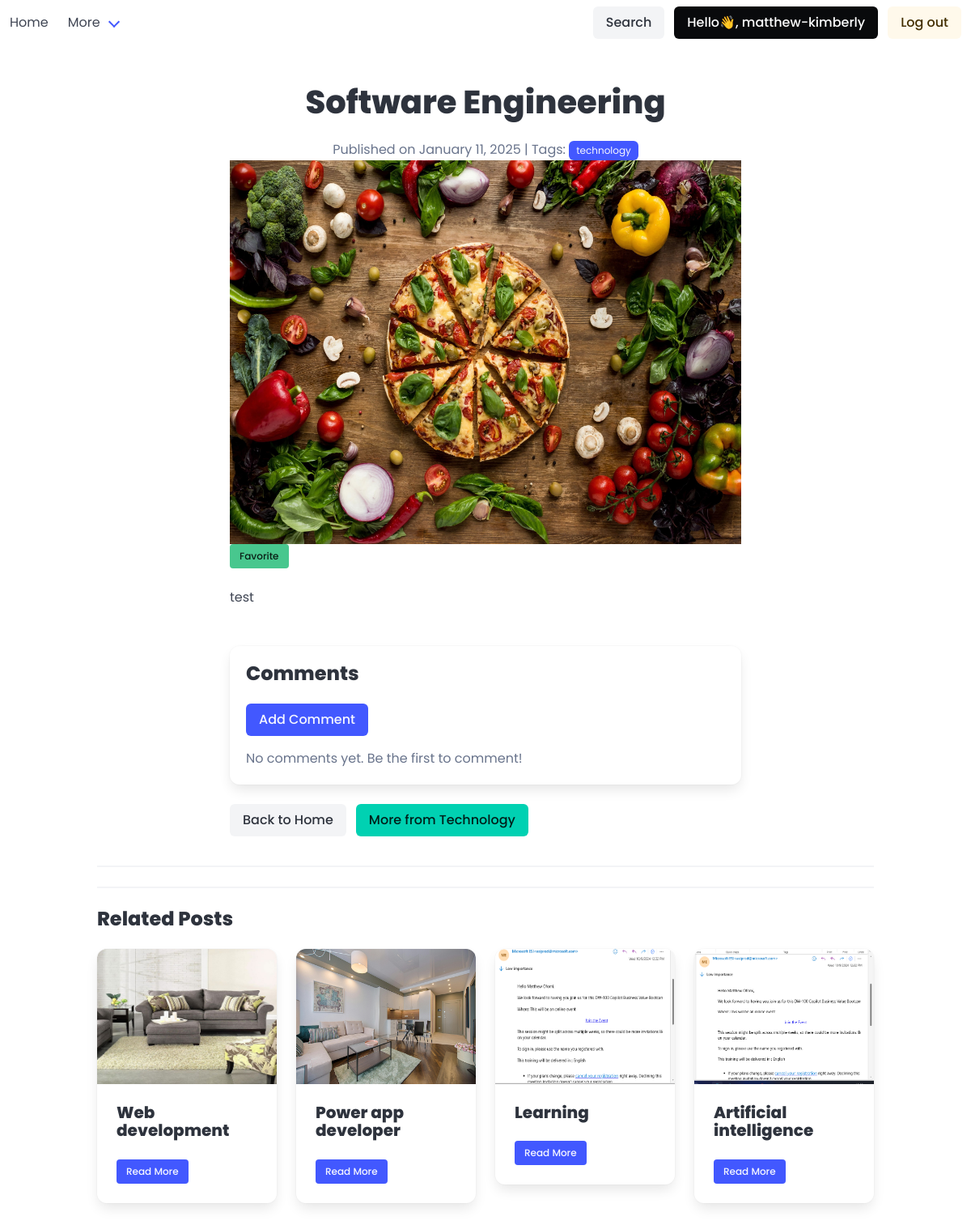
Page /software-engineering/ (signed in) on the committed database.
### base/models.py (models this page shows, shortened)
class Post(models.Model):
    title = models.CharField(max_length=300,verbose_name='Title')
    slug = models.SlugField(unique=True)
    content = RichTextUploadingField(verbose_name='Content')
    author = models.CharField(verbose_name="Created by", default="Anonymous",max_length=200)
    status = models.CharField(choices =STATUS_CHOICES,default='draft',max_length=10,verbose_name='status')
    publication_date = models.DateTimeField(verbose_name='Created',default=now)
    category = models.ForeignKey(Category,on_delete= models.CASCADE,verbose_name='Category')
    picture = models.ImageField(upload_to='uploads/%Y/%m/%d',null=True,blank=True)
    tags = models.ManyToManyField(Tag)
    likes = models.PositiveIntegerField(default=0)
    class Meta:
        verbose_name='Post'
        verbose_name_plural = 'Posts'
    def get_absolute_url(self):
        return reverse("bulletins",args=[self.slug])

class Tag(models.Model):
    title = models.CharField(max_length=200,verbose_name='Tag')
    slug = models.SlugField(max_length=200,unique=True)
    class Meta:
        verbose_name='Tag'
        verbose_name_plural = 'Tags'

class Category(models.Model):
    title = models.CharField(max_length=100,verbose_name='Title')
    slug = models.SlugField(unique=True,max_length=200)
    class Meta:
        verbose_name='Category'
        verbose_name_plural = 'Categories'

### base/views.py (the view)
# urls.py: path('<slug:post_slug>/',views.PostDetails,name='bulletins'),
@login_required
def PostDetails(request, post_slug):
    post = get_object_or_404(Post, slug=post_slug)
    comments = Comment.objects.filter(post=post).order_by('-created')
    profile = Profile.objects.get(user=request.user)
    is_favorite = profile.favorite_posts.filter(slug=post_slug).exists()
    if request.method == 'POST':
        if is_favorite:
            profile.favorite_posts.remove(post)
        else:
            profile.favorite_posts.add(post)
        return redirect('bulletins', post_slug=post_slug)  # Redirect to refresh the page
    related_posts = Post.objects.filter(
        category=post.category, status='published'
    ).exclude(id=post.id)[:4]
    context = {'posts': post, 'related_posts': related_posts, 'is_favorite': is_favorite, 'comments': comments}
    return render(request, 'post_detail.html', context)

### base/templates/post_detail.html (shortened to what this page needs)
{% extends "base.html" %}
{% block content %}
<section class="section">
    <div class="container">
        <div class="columns is-centered">
            <div class="column is-8">
                <h1 class="title is-2 has-text-centered">{{ posts.title }}</h1>
                <p class="has-text-centered has-text-grey">
                    <span>Published on {{ posts.publication_date|date:'F j, Y' }}</span>
                    {% if posts.tags.exists %}
                    | Tags:
                    {% for tag in posts.tags.all %}
                    <a href="{{ tags.get_absolute_url }}" class="tag is-link">{{ tag.title }}</a>
                    {% endfor %}
                    {% endif %}
                </p>
                {% if posts.picture %}
                <figure class="image is-4by3">
                    <img src="{{ posts.picture.url }}" alt="{{ posts.title }}">
                </figure>
                {% endif %}
                <form id="favorite-form" action="" method="post">
                    <a onclick="document.getElementById('favorite-form').submit();"
                       class="button is-small {% if is_favorite %}is-danger{% else %}is-success{% endif %}">
                        <span>{% if is_favorite %}Unfavorite{% else %}Favorite{% endif %}</span>
                    </a>
                </form>
                <div class="content mt-5">
                    {{ posts.content| safe }}
                </div>
<div class="box mt-6">
    <h2 class="title is-4">Comments</h2>
    {% if user.is_authenticated %}
        <a href="{% url 'create-comment' posts.slug %}" class="button is-link mb-4">Add Comment</a>
    {% else %}
        <p class="has-text-grey">Login to post a comment.</p>
    {% endif %}
    <div class="comments-list">
        {% for comment in comments %}
            <article class="media mb-4">
                <div class="media-content">
                    <div class="content">
                        <p>
                            <strong>{{ comment.user.username }}</strong>
                            <small>{{ comment.created|date:"F j, Y H:i" }}</small>
                            <br>
                            {{ comment.text }}
                            {% if user.is_authenticated and user == comment.user %}
                                <div>
                                    <a href="{% url 'update-comment' comment.id %}" class="button is-small is-info">Edit</a>
                                    <a href="{% url 'delete-comment' comment.id %}" class="button is-small is-danger">Delete</a>
                                </div>
                            {% endif %}
                        </p>
                    </div>
                </div>
            </article>
        {% empty %}
            <p class="has-text-grey">No comments yet. Be the first to comment!</p>
        {% endfor %}
    </div>
</div>
                <div class="buttons mt-5">
                    <a href="{% url 'index' %}" class="button is-light">Back to Home</a>
                    {% if posts.category %}
                    <a href="{{ bulletins.category.get_absolute_url }}" class="button is-primary">
                        More from {{ posts.category.title }}
                    </a>
                    {% endif %}
                </div>
            </div>
        </div>
        <hr>
<hr>
<div class="columns">
    <div class="column">
        <h2 class="title is-4">Related Posts</h2>
        <div class="columns is-multiline">
            {% for related_post in related_posts %}
            <div class="column is-3">
                <div class="card">
                    <div class="card-image">
                        <figure class="image is-4by3">
                            {% if related_post.picture %}
                            <img src="{{ related_post.picture.url }}" alt="Related Post Image">
                            {% endif %}
                        </figure>
                    </div>
                    <div class="card-content">
                        <p class="title is-5">{{ related_post.title }}</p>
                        <a href="{{ related_post.get_absolute_url }}" class="button is-link is-small">
                            Read More
                        </a>
                    </div>
                </div>
            </div>
            {% endfor %}
        </div>
    </div>
</div>
    </div>
</section>
{% endblock content %}

### templates/navbar.html (shortened to what this page needs)
<nav class="navbar" role="navigation" aria-label="main navigation">
    <div id="navbarBasicExample" class="navbar-menu">
      <div class="navbar-start">
        <a class="navbar-item" href="/">
          Home
        </a>
        <div class="navbar-item has-dropdown is-hoverable">
          <a class="navbar-link">
            More
          </a>
        </div>
      </div>
      <div class="navbar-end">
        <div class="navbar-item">
          <div class="buttons">
            <button id="search-modal-trigger">
              <span class="icon is-small">
              </span>
              <a class="button is-light">
                Search
              </a>
          </button>
              {% if user.is_authenticated %}
              <a class="button is-black" href="{% url 'profile' %}">
                Hello👋,  {{ user.username }}
              </a>
              <a class="button is-warning is-light" href="{% url 'logout' %}">
                Log out
              </a>
            {% endif %}
          </div>
        </div>
      </div>
    </div>
  </nav>

### templates/base.html (style rules this page uses)
body { font-family: 'Poppins', sans-serif; }

### rows in the picture
Post: title "Software Engineering", publication_date "January 11, 2025", picture (picture), content "test", category "Technology"
Tag: title "technology"
Post: picture (picture), title "Web development"
Post: picture (picture), title "Power app developer"
Post: picture (picture), title "Learning"
Post: picture (picture), title "Artificial intelligence"

### other values in the picture
{{ user.username }} "matthew-kimberly"
